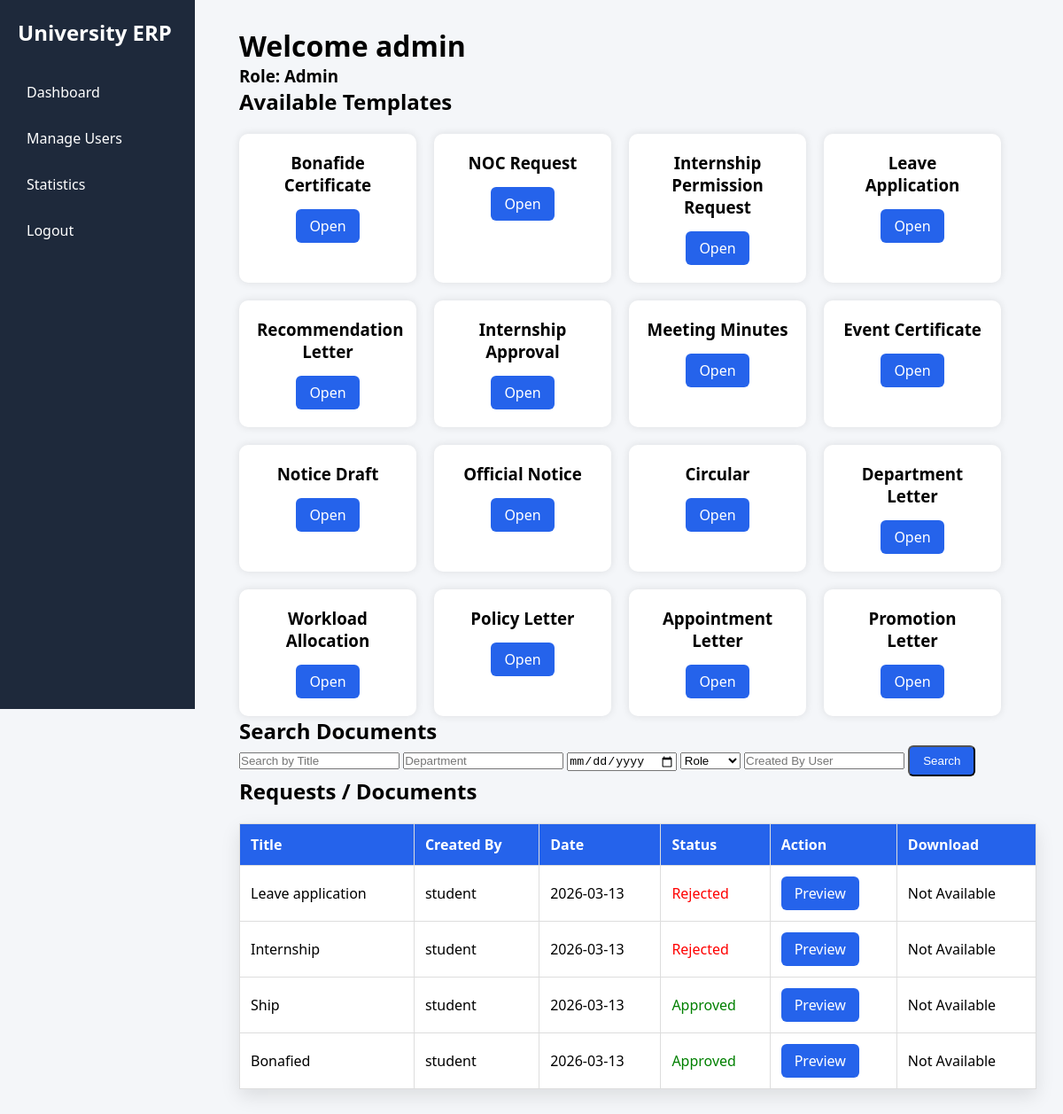
The page /dashboard (signed in) on the database its author committed.
### database.py (models this page shows)
class User(UserMixin, db.Model):
    id = db.Column(db.Integer, primary_key=True)
    username = db.Column(db.String(100), unique=True)
    password = db.Column(db.String(200))
    role = db.Column(db.String(50))   # student, faculty, hod, dean, admin
    active = db.Column(db.Boolean, default=True)
    created_at = db.Column(db.DateTime, default=datetime.utcnow)

class Template(db.Model):
    id = db.Column(db.Integer, primary_key=True)
    name = db.Column(db.String(100))
    file_path = db.Column(db.String(200))
    allowed_roles = db.Column(db.String(200))
    approval_flow = db.Column(db.String(200))

class Document(db.Model):
    id = db.Column(db.Integer, primary_key=True)
    title = db.Column(db.String(200))
    template_name = db.Column(db.String(200))
    filename = db.Column(db.String(200))
    department = db.Column(db.String(200))
    content = db.Column(db.Text)
    authority = db.Column(db.String(200))
    date = db.Column(db.String(100))
    created_by = db.Column(db.String(100))
    created_at = db.Column(db.DateTime, default=datetime.utcnow)
    status = db.Column(db.String(50), default="pending")
    approved_by_faculty = db.Column(db.Boolean, default=False)
    approved_by_hod = db.Column(db.Boolean, default=False)
    approved_by_dean = db.Column(db.Boolean, default=False)

### app.py (the view)
@app.route("/dashboard")
@login_required
def dashboard():
    query = DocModel.query
    title = request.args.get("title")
    department = request.args.get("department")
    date = request.args.get("date")
    role = request.args.get("role")
    user = request.args.get("user")
    if title:
        query = query.filter(DocModel.title.contains(title))
    if department:
        query = query.filter(DocModel.department.contains(department))
    if date:
        query = query.filter(DocModel.created_at.contains(date))
    if role:
        query = query.join(User, DocModel.created_by == User.username)\
                 .filter(User.role == role)
    if user:
        query = query.filter(DocModel.created_by.contains(user))
    documents = query.all()
    templates = Template.query.all()
    return render_template(
        "dashboard.html",
        documents=documents,
        templates=templates
    )

### app.py (called while the page is built)
@login_manager.user_loader
def load_user(user_id):
    return User.query.get(int(user_id))

### templates/dashboard.html (shortened to what this page needs)
<!DOCTYPE html>
<html>
<head>
    <link rel="stylesheet" href="{{ url_for('static', filename='style.css') }}">
</head>
<body>
<div class="sidebar">
    <h2>University ERP</h2>
    <a href="/dashboard">Dashboard</a>
    {% if current_user.role == "admin" %}
        <a href="/manage_users">Manage Users</a>
    {% endif %}
    {% if current_user.role == "admin" %}
        <a href="/admin_dashboard">Statistics</a>
    {% endif %}
    <a href="/logout">Logout</a>
</div>
<div class="main-content">
    <h1>Welcome {{ current_user.username }}</h1>
    <h3>Role: {{ current_user.role|capitalize }}</h3>
    <h2>Available Templates</h2>
    <div class="card-container">
        {% for template in templates %}
            {% if current_user.role in template.allowed_roles.split(",") %}
                <div class="card">
                    <h3>{{ template.name }}</h3>
                    <a href="/create/{{ template.id }}" class="btn">
                        Open
                    </a>
                </div>
            {% endif %}
        {% endfor %}
    </div>
<h2>Search Documents</h2>
<form method="GET" action="/dashboard" class="search-form">
<input type="text" name="title" placeholder="Search by Title">
<input type="text" name="department" placeholder="Department">
<input type="date" name="date">
<select name="role">
<option value="">Role</option>
</select>
<input type="text" name="user" placeholder="Created By User">
<button class="btn">Search</button>
</form>
    <h2>Requests / Documents</h2>
    <table>
        <tr>
            <th>Title</th>
            <th>Created By</th>
            <th>Date</th>
            <th>Status</th>
            <th>Action</th>
            <th>Download</th>
        </tr>
        {% for doc in documents %}
        <tr>
            <td>{{ doc.title }}</td>
            <td>{{ doc.created_by }}</td>
            <td>{{ doc.created_at.strftime('%Y-%m-%d') if doc.created_at }}</td>
            <td>
                {% if doc.status == "pending_faculty" %}
                    <span style="color:orange;">Pending Faculty</span>
                {% elif doc.status == "pending_hod" %}
                    <span style="color:blue;">Pending HOD</span>
                {% elif doc.status == "pending_dean" %}
                    <span style="color:purple;">Pending Dean</span>
                {% elif doc.status == "approved" %}
                    <span style="color:green;">Approved</span>
                {% elif doc.status == "rejected" %}
                    <span style="color:red;">Rejected</span>
                {% else %}
                    {{ doc.status }}
                {% endif %}
            </td>
            <td>
                <a href="/preview/{{ doc.id }}" class="btn">Preview</a>
            </td>
            <td>
                {% if doc.status == "approved" and doc.filename %}
                    <a href="/generated_docs/{{ doc.filename }}" class="btn">
                    Download
                </a>
                {% else %}
                    Not Available
                {% endif %}
            </td>
        </tr>
        {% endfor %}
    </table>
</div>
</body>
</html>

### static/style.css (style rules this page uses)
* { margin: 0; padding: 0; box-sizing: border-box; }
body { font-family: "Segoe UI", Arial, sans-serif; background-color: #f4f6f9; }
.sidebar { width: 220px; height: 100vh; background: #1e293b; position: fixed; padding: 20px; color: white; }
.sidebar h2 { margin-bottom: 30px; }
.sidebar a { display: block; color: white; padding: 10px; margin: 10px 0; text-decoration: none; border-radius: 6px; }
.main-content { margin-left: 240px; padding: 30px; }
.card-container { display: flex; gap: 20px; flex-wrap: wrap; }
.card { background: white; padding: 20px; width: 220px; border-radius: 10px; box-shadow: 0px 8px 20px rgba(0,0,0,0.1); }
.card h3 { margin-bottom: 15px; }
.btn { padding: 8px 15px; background: #2563eb; color: white; text-decoration: none; border-radius: 6px; display: inline-block; }
table { width: 100%; border-collapse: collapse; background: white; margin-top: 20px; box-shadow: 0px 8px 20px rgba(0,0,0,0.1); }
th, td { padding: 12px; border: 1px solid #ddd; text-align: left; }
th { background: #2563eb; color: white; }
.card-container { display:flex; gap:20px; margin-top:20px; }
.card { background:white; padding:20px; border-radius:10px; box-shadow:0 0 10px rgba(0,0,0,0.1); width:200px; text-align:center; }

### rows shown on the page
User: username "admin", role "Admin"
Template: name "Bonafide Certificate"
Template: name "NOC Request"
Template: name "Internship Permission Request"
Template: name "Leave Application"
Template: name "Recommendation Letter"
Template: name "Internship Approval"
Template: name "Meeting Minutes"
Template: name "Event Certificate"
Template: name "Notice Draft"
Template: name "Official Notice"
Template: name "Circular"
Template: name "Department Letter"
Template: name "Workload Allocation"
Template: name "Policy Letter"
Template: name "Appointment Letter"
Template: name "Promotion Letter"
Document: title "Leave application", created_by "student", created_at "2026-03-13", status "Rejected"
Document: title "Internship", created_by "student", created_at "2026-03-13", status "Rejected"
Document: title "Ship", created_by "student", created_at "2026-03-13", status "Approved"
Document: title "Bonafied", created_by "student", created_at "2026-03-13", status "Approved"
